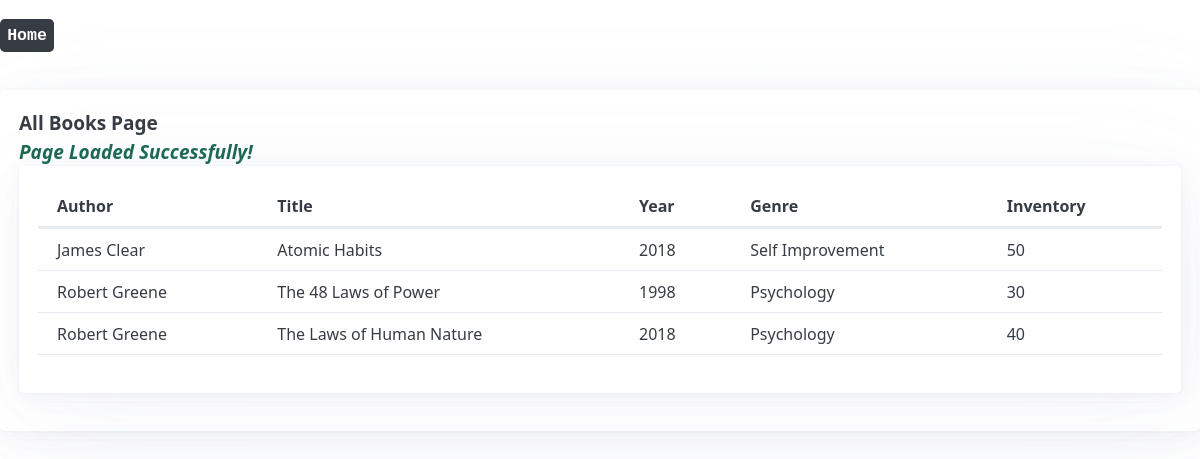
The page /books/ on the database its author committed.
### LibraryApp/models.py (models this page shows)
class Book(models.Model):
    id = models.AutoField(primary_key=True)
    number_in_inventory = models.IntegerField()
    year = models.SmallIntegerField()
    author = models.TextField()
    title = models.TextField()
    genre = models.TextField()

### LibraryApp/views.py (the view)
# urls.py: path('books/', view_all_books, name='all_books'),
def view_all_books(request):
    all_books = Book.objects.all()
    return render(request, 'view_all_books.html', {'books': all_books})

### LibraryApp/templates/view_all_books.html (shortened to what this page needs)
<html>
    <head>
		<link rel="stylesheet" href="https://unpkg.com/@picocss/pico@latest/css/pico.min.css">
		<section>
			<nav aria-label="breadcrumb">
				<ul>
				  <li><a href="/"><kbd>Home</kbd></a></li>
				</ul>
			  </nav>
		</section>
		<article><strong>All Books Page<strong><br><em><ins>Page Loaded Successfully!<ins></ins></em><article>
	</head>
	<body >
		<table>
			<thead>
			  <tr>
				<th scope="col"><strong>Author</strong></th>
				<th scope="col"><strong>Title</strong></th>
				<th scope="col"><strong>Year</strong></th>
				<th scope="col"><strong>Genre</strong></th>
			    <th scope="col"><strong>Inventory</strong></th>
			  </tr>
			</thead>
			<tbody>
			{% for book in books %}
			  <tr>
				<td>{{book.author}}</td>
				<td>{{book.title}}</td>
				<td>{{book.year}}</td>
				<td>{{book.genre}}</td>
				<td>{{book.number_in_inventory}}</td>
			  </tr>
			{% endfor %}
			</tbody>
		  </table>
	</body>
</html>

### rows shown on the page
Book: author "James Clear", title "Atomic Habits", year "2018", genre "Self Improvement", number_in_inventory "50"
Book: author "Robert Greene", title "The 48 Laws of Power", year "1998", genre "Psychology", number_in_inventory "30"
Book: author "Robert Greene", title "The Laws of Human Nature", year "2018", genre "Psychology", number_in_inventory "40"
